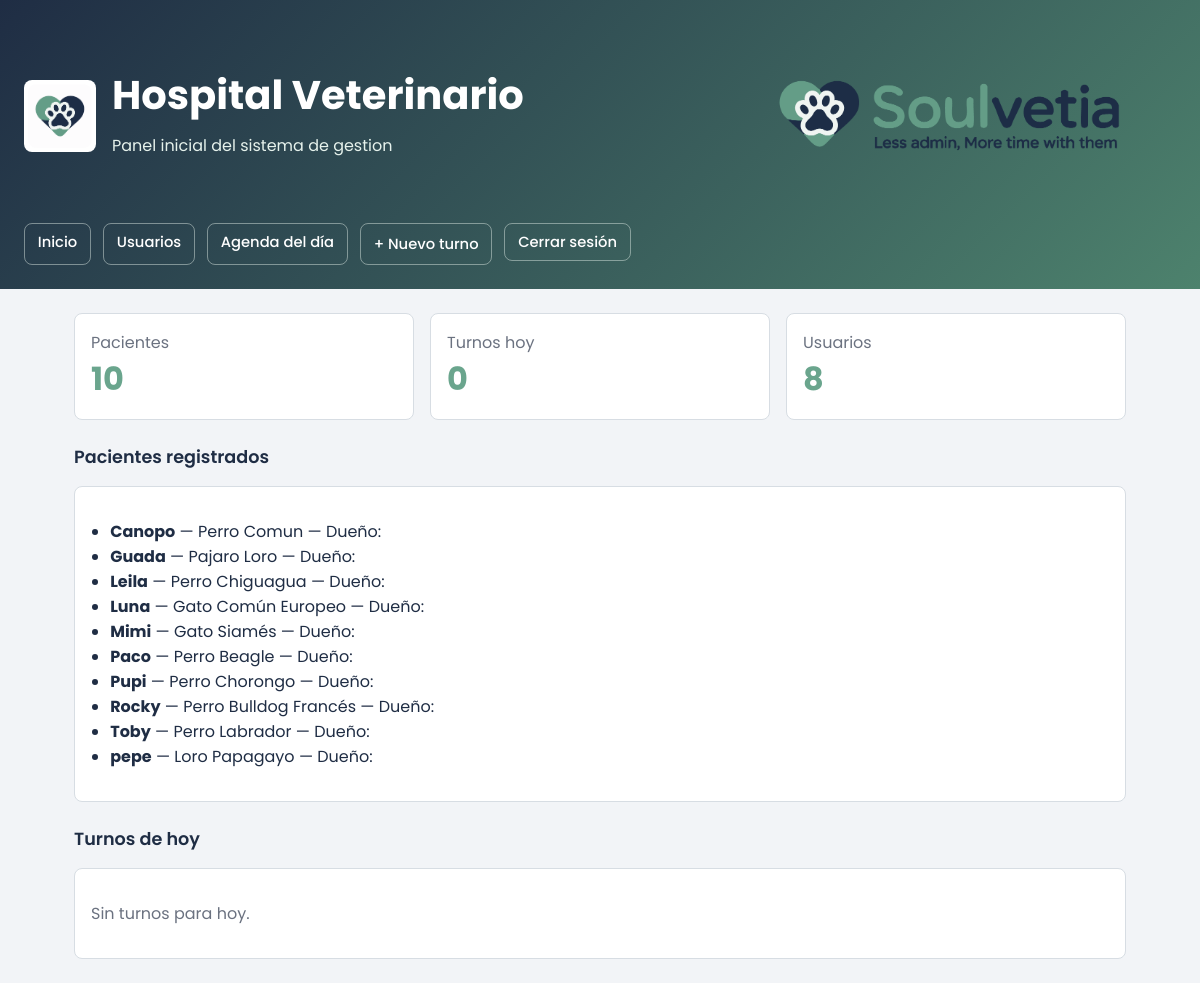
Page / (signed in) on the earlier database version.
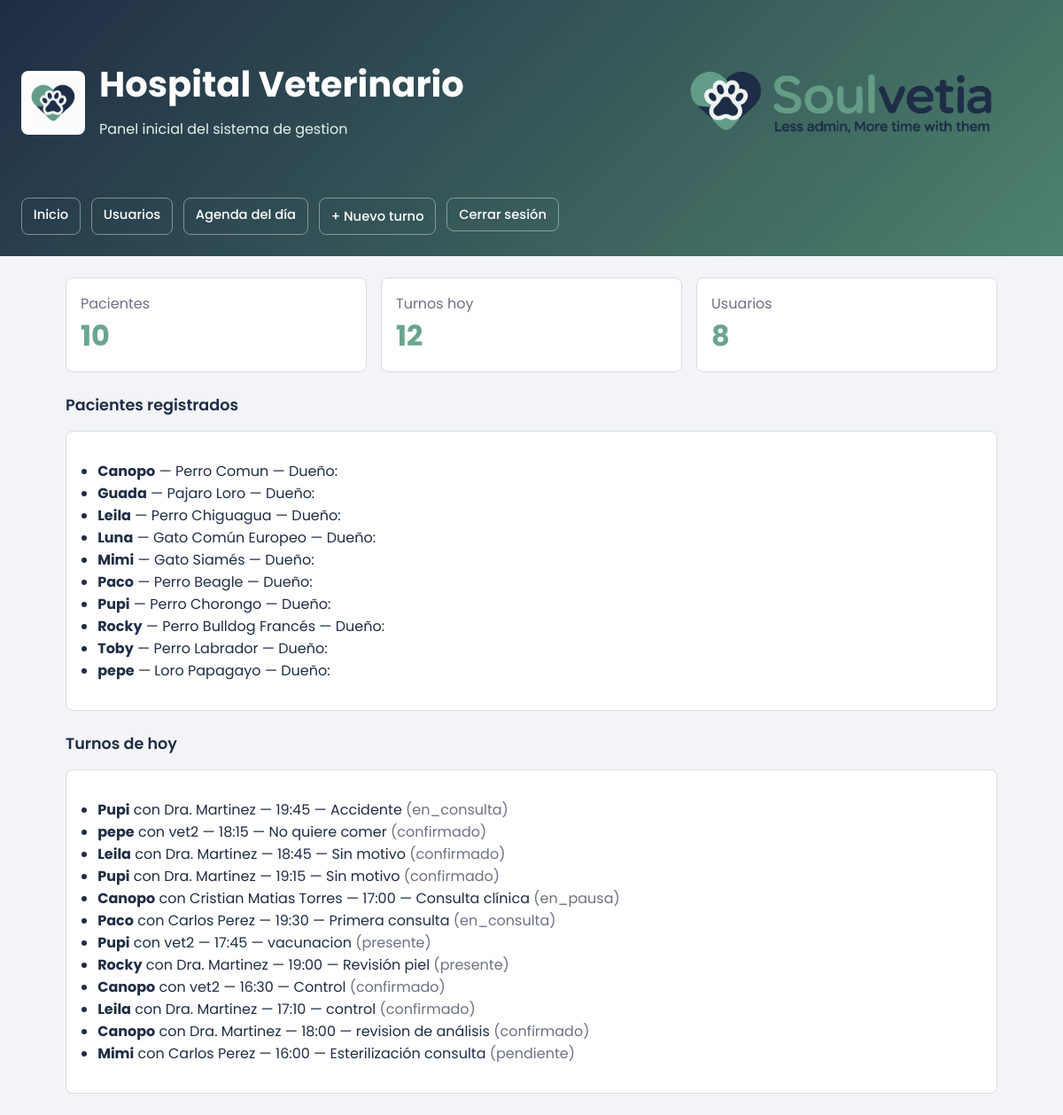
Same page on the later database version.
### tables this page shows
CREATE TABLE paciente (
            id          INTEGER NOT NULL PRIMARY KEY AUTOINCREMENT,
            cliente_id  INTEGER NOT NULL,
            nombre      TEXT    NOT NULL,
            especie     TEXT    NOT NULL,
            raza        TEXT,
            sexo        TEXT    NOT NULL DEFAULT 'desconocido'
                                CHECK (sexo IN ('M','F','desconocido')),
            fecha_nacimiento   TEXT,
            peso_kg     REAL,
            color       TEXT,
            castrado    INTEGER NOT NULL DEFAULT 0,
            estado      INTEGER NOT NULL DEFAULT 1,
            FOREIGN KEY (cliente_id) REFERENCES cliente(id)
        );

CREATE TABLE turno (
                id                  INTEGER NOT NULL PRIMARY KEY AUTOINCREMENT,
                paciente_id         INTEGER NOT NULL,
                veterinario_id      INTEGER NOT NULL,
                recepcionista_id    INTEGER NOT NULL DEFAULT 1,
                fecha_hora          TEXT    NOT NULL,
                estado              TEXT    NOT NULL DEFAULT 'pendiente',
                motivo              TEXT,
                urgencia            TEXT    NOT NULL DEFAULT 'normal',
                FOREIGN KEY (paciente_id)       REFERENCES paciente(id),
                FOREIGN KEY (veterinario_id)    REFERENCES users(id),
                FOREIGN KEY (recepcionista_id)  REFERENCES users(id)
            );

CREATE TABLE users (
                    id INTEGER PRIMARY KEY AUTOINCREMENT,
                    username TEXT NOT NULL UNIQUE,
                    full_name TEXT NOT NULL,
                    role TEXT NOT NULL,
                    status TEXT NOT NULL DEFAULT 'Activo',
                    last_access TEXT NOT NULL
                , password_hash TEXT NOT NULL DEFAULT '', email TEXT NOT NULL DEFAULT '');

### app/controllers/main_controller.py (the view)
@main_bp.route("/")
def home():
    summary = service.get_dashboard_summary()
    return render_template("home.html", summary=summary)

### app/services/hospital_service.py (called while the page is built)
    def get_dashboard_summary(self) -> dict:
        pacientes = self.paciente_repository.list_all()
        turnos    = self.turno_repository.get_turnos_hoy()
        return {
            "patients_count":      len(pacientes),
            "appointments_count":  len(turnos),
            "users_count":         len(self.get_users()),
            "patients":            pacientes,
            "appointments":        turnos,
        }

    def get_users(self) -> list[User]:
        return self.user_repository.list_all()

### app/services/paciente_repository.py (called while the page is built)
    def _connect(self) -> sqlite3.Connection:
        conn = sqlite3.connect(self.db_path)
        conn.row_factory = sqlite3.Row
        conn.execute("PRAGMA foreign_keys = ON")
        return conn

### app/services/turno_repository.py (called while the page is built)
    def _connect(self) -> sqlite3.Connection:
        conn = sqlite3.connect(self.db_path)
        conn.row_factory = sqlite3.Row
        conn.execute("PRAGMA foreign_keys = ON")
        return conn

### app/services/user_repository.py (called while the page is built)
    def _connect(self) -> sqlite3.Connection:
        conn = sqlite3.connect(self.db_path)
        conn.row_factory = sqlite3.Row
        return conn

### app/templates/home.html
{% extends "base.html" %}
{% block content %}
<div class="grid">
  <div class="card">
    <div class="muted">Pacientes</div>
    <div class="metric">{{ summary.patients_count }}</div>
  </div>
  <div class="card">
    <div class="muted">Turnos hoy</div>
    <div class="metric">{{ summary.appointments_count }}</div>
  </div>
  <div class="card">
    <div class="muted">Usuarios</div>
    <div class="metric">{{ summary.users_count }}</div>
  </div>
</div>
<div class="section-title">Pacientes registrados</div>
<div class="card">
  {% if summary.patients %}
  <ul>
    {% for p in summary.patients %}
      <li>
        <strong>{{ p.nombre }}</strong> —
        {{ p.especie }}{{ ' ' + p.raza if p.raza else '' }} —
        Dueño: {{ p.propietario }}
      </li>
    {% endfor %}
  </ul>
  {% else %}
    <p class="muted">Sin pacientes registrados.</p>
  {% endif %}
</div>
<div class="section-title">Turnos de hoy</div>
<div class="card">
  {% if summary.appointments %}
  <ul>
    {% for t in summary.appointments %}
      <li>
        <strong>{{ t.mascota }}</strong> con {{ t.veterinario }} —
        {{ t.fecha_hora[11:16] }} —
        {{ t.motivo or 'Sin motivo' }}
        <span class="muted">({{ t.estado }})</span>
      </li>
    {% endfor %}
  </ul>
  {% else %}
    <p class="muted">Sin turnos para hoy.</p>
  {% endif %}
</div>
{% endblock %}

Differences in the rows shown:
now on this page (row edited): turno: mascota "Pupi", veterinario "Dra. Martinez", fecha_hora "19:45", motivo "Accidente", estado "en_consulta"
now on this page (row edited): turno: mascota "pepe", veterinario "vet2", fecha_hora "18:15", motivo "No quiere comer", estado "confirmado"
now on this page (row edited): turno: mascota "Leila", veterinario "Dra. Martinez", fecha_hora "18:45", motivo "Sin motivo", estado "confirmado"
now on this page (row edited): turno: mascota "Pupi", veterinario "Dra. Martinez", fecha_hora "19:15", motivo "Sin motivo", estado "confirmado"
now on this page (row edited): turno: mascota "Canopo", veterinario "Cristian Matias Torres", fecha_hora "17:00", motivo "Consulta clínica", estado "en_pausa"
now on this page (row edited): turno: mascota "Paco", veterinario "Carlos Perez", fecha_hora "19:30", motivo "Primera consulta", estado "en_consulta"
now on this page (row edited): turno: mascota "Pupi", veterinario "vet2", fecha_hora "17:45", motivo "vacunacion", estado "presente"
now on this page (row edited): turno: mascota "Rocky", veterinario "Dra. Martinez", fecha_hora "19:00", motivo "Revisión piel", estado "presente"
now on this page (row edited): turno: mascota "Canopo", veterinario "vet2", fecha_hora "16:30", motivo "Control", estado "confirmado"
now on this page (row edited): turno: mascota "Leila", veterinario "Dra. Martinez", fecha_hora "17:10", motivo "control", estado "confirmado"
now on this page (row edited): turno: mascota "Canopo", veterinario "Dra. Martinez", fecha_hora "18:00", motivo "revision de análisis", estado "confirmado"
now on this page (row edited): turno: mascota "Mimi", veterinario "Carlos Perez", fecha_hora "16:00", motivo "Esterilización consulta", estado "pendiente"
Other differences:
{{ summary.appointments_count }}: "0" → "12"
text no longer shown: "Sin turnos para hoy."
